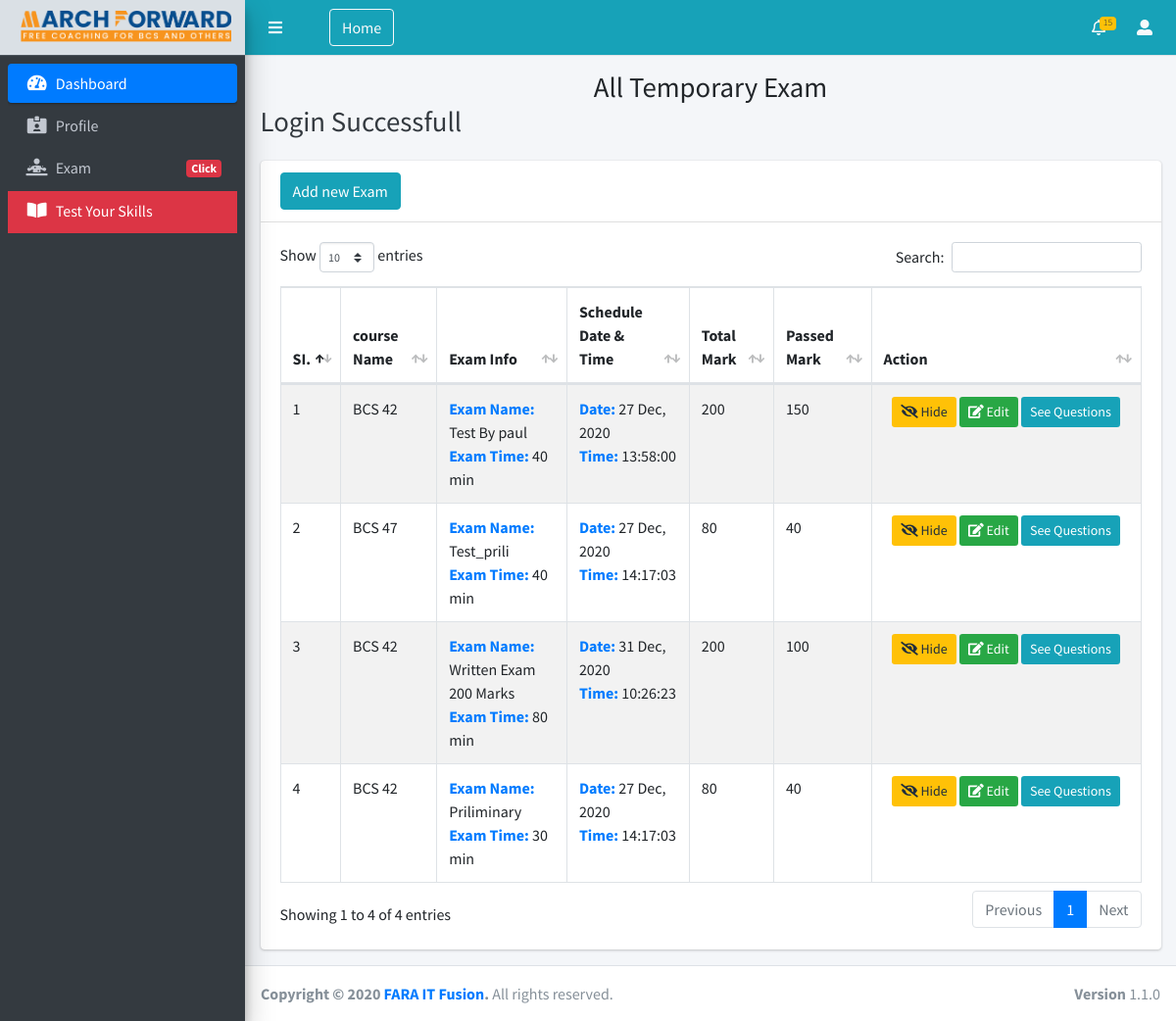
Screenshot of /all-exam.php (signed in) with the database file from the repository.
### tables this page shows
CREATE TABLE `exam` (
  `id` int(100) NOT NULL,
  `courseID` int(100) NOT NULL,
  `name` varchar(1000) NOT NULL,
  `examTime` int(10) NOT NULL,
  `examStatus` varchar(100) NOT NULL,
  `scheduleDate` varchar(255) NOT NULL,
  `scheduleTime` varchar(100) NOT NULL,
  `examEndTime` varchar(100) NOT NULL,
  `total_mark` varchar(255) NOT NULL,
  `passed_mark` varchar(255) NOT NULL,
  `minQuestionNum` int(100) NOT NULL,
  `maxQuestionNum` int(100) NOT NULL,
  `StartingAction` int(10) NOT NULL,
  `action` varchar(255) NOT NULL,
  `date` timestamp NOT NULL DEFAULT CURRENT_TIMESTAMP ON UPDATE CURRENT_TIMESTAMP
);

CREATE TABLE `course` (
  `id` int(100) NOT NULL,
  `name` varchar(1000) NOT NULL,
  `action` varchar(100) NOT NULL,
  `date` timestamp NOT NULL DEFAULT CURRENT_TIMESTAMP ON UPDATE CURRENT_TIMESTAMP
);

### all-exam.php (the view, shortened to what this page needs)
<?php include("header.php"); ?>
<?php include ("left-sidebar.php");?>
     <div class="content-wrapper">
            <section class="content-header">
              <div class="container-fluid">
                <div class="row mb-2">
                  <div class="col-md-12">
                    <h1 style="text-align:center;">All Temporary Exam</h1>
                    <h1 class="m-0 text-dark"><?php display_message(); ?></h1>
                  </div>
                </div>
              </div>
            </section>
            <section class="content">
              <div class="container-fluid">
                <div class="row">
                  <div class="col-12">
                    <div class="card">
                      <div class="card-header">
                        <a href="/add-exam.php" class="btn btn-info" role="button"> Add new Exam</a>
                      </div>
                      <div class="card-body">
                        <table id="example1" class="table table-bordered table-striped">
                          <thead>
                          <tr>
                            <th>SI.</th>
                            <th>course Name</th>
                            <th>Exam Info</th>
                            <th>Schedule Date & Time</th>
                            <th>Total Mark</th>
                            <th>Passed Mark</th>
                            <th>Action</th>
                          </tr>
                          </thead>
                          <tbody>
                              <?php
                                $query = query("SELECT * FROM `exam` WHERE action='SHOW' AND examStatus='Temporary' ORDER BY id DESC");
                                $rows = mysqli_num_rows($query);
                                if($rows > 0)
                                {
                                    $i = 1;
                                    while($row = fetch_array($query))
                                    {
                                        $exm_id=$row['courseID'];
                                        $query_course = query("SELECT * FROM `course` WHERE action='SHOW' AND id='$exm_id' ");
                                        $row_course=fetch_array($query_course);
                                       ?>
                                       <tr>
                                            <td><?php echo $i?></td>
                                            <td><?php echo $row_course['name'];?></td>
                                            <td><b class="text-primary">Exam Name: </b><?php echo $row['name'];?><br><b class="text-primary">Exam Time:</b> <?php echo $row['examTime'];?> min<br></td>
                                            <td><b class="text-primary">Date: </b><?php echo date('j M, Y', strtotime($row['scheduleDate'])); ?> <br><b class="text-primary">Time: </b><?php echo date('H:i:s', strtotime($row['scheduleTime']));?></td>
                                            <td><?php echo $row['total_mark'];?></td>
                                            <td><?php echo $row['passed_mark'];?></td>
                                           <td id="buttonTD">
                                                <a href="hide-exam.php?hideID=<?php echo $row['id']?>" class="btn btn-sm bg-warning">
                                                <i class="fa fa-eye-slash"></i> Hide</a>
                                                <a href="edit-exam.php?editexamID=<?php echo $row['id']?>" class="btn btn-sm bg-success">
                                                <i class="fas fa-edit"></i> Edit</a>
                                                    <a  href="see-exam-question-admin.php?examID=<?php echo $row['id']?>" class="btn btn-sm bg-info">See Questions</a>
                                            </td>
                                          </tr>
                                       <?php
                                       $i++;
                                    }
                                }
                              ?>
                          </tbody>
                        </table>
                      </div>
                    </div>
                  </div>
                </div>
              </div>
            </section>
          </div>
    <footer class="main-footer">
        <strong>Copyright &copy; 2020 <a href="http://faraitfusion.com">FARA IT Fusion</a>.</strong>
        All rights reserved.
        <div class="float-right d-none d-sm-inline-block">
            <b>Version</b> 1.1.0
        </div>
    </footer>
</div>
</body>
</html>

### all-exam.php (style rules this page uses)
@media only screen and (min-width: 900px) { #buttonTD { width: 250px; text-align: center; } }

### rows the page displays
exam: courseID.name "BCS 42", name "Test By paul", examTime "40", scheduleDate "27 Dec, 2020", scheduleTime "13:58:00", total_mark "200", passed_mark "150"
exam: courseID.name "BCS 47", name "Test_prili", examTime "40", scheduleDate "27 Dec, 2020", scheduleTime "14:17:03", total_mark "80", passed_mark "40"
exam: courseID.name "BCS 42", name "Written Exam 200 Marks", examTime "80", scheduleDate "31 Dec, 2020", scheduleTime "10:26:23", total_mark "200", passed_mark "100"
exam: courseID.name "BCS 42", name "Priliminary", examTime "30", scheduleDate "27 Dec, 2020", scheduleTime "14:17:03", total_mark "80", passed_mark "40"

### other values shown
$_SESSION['message'] "Login Successfull"
